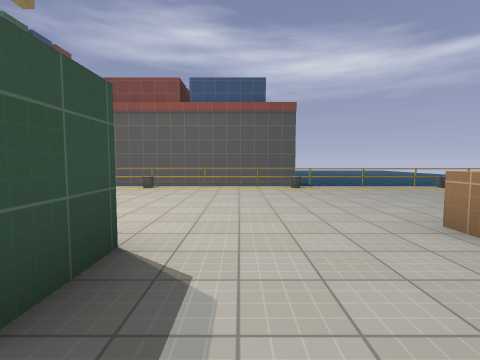
View 1 (above)

24 first-person views from a walk through a Godot game level. The camera is 1.4 m above the floor, tilts 4° down and sees 85° across. The floor is counted in squares, 2 m on a side. Each view is taken from the middle of a square. On the plan, view 1 faces up. The plan holds only what a view shows up to about 9 squares ahead; the rest is blank. The place goes on beyond the plan. Surface patterns are stand-ins for the level's own textures.

View 2
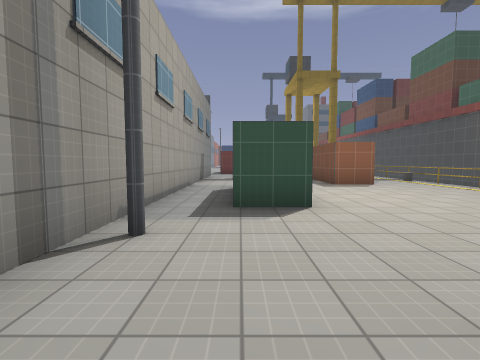

View 3
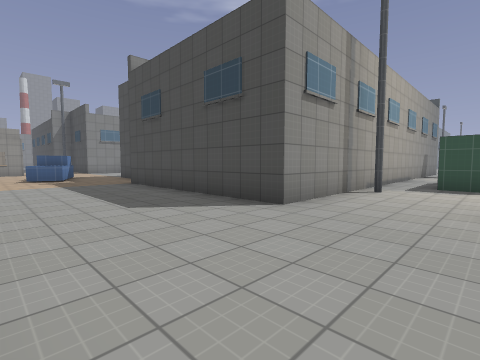

View 4
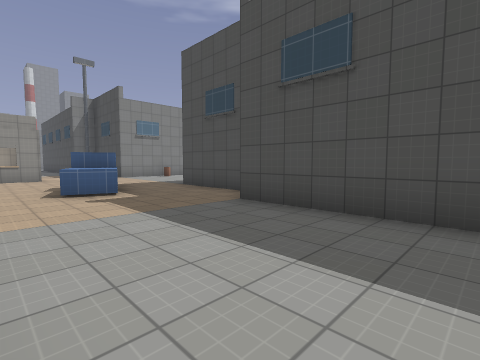

View 5
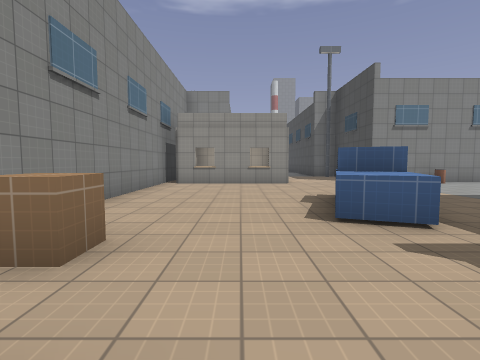

View 6
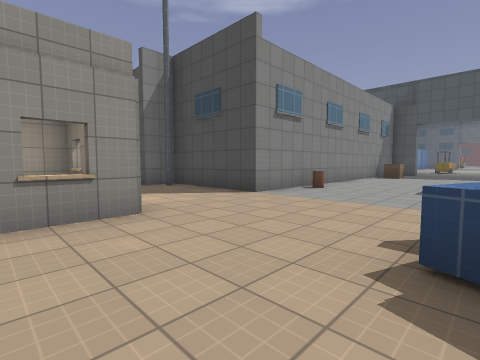

View 7
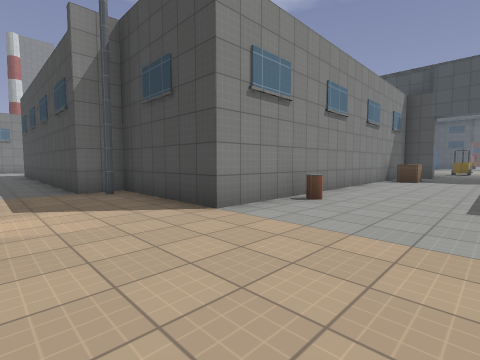

View 8
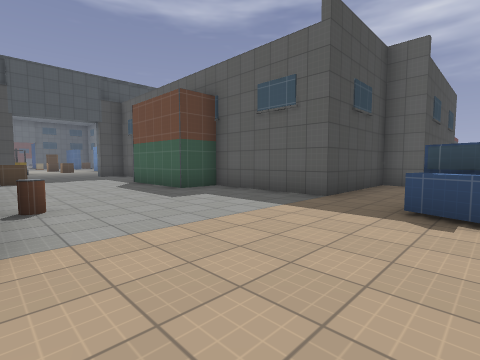

View 9
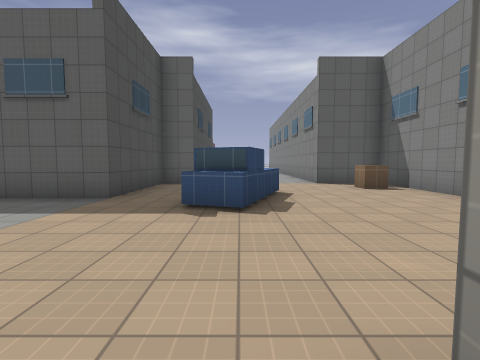

View 10
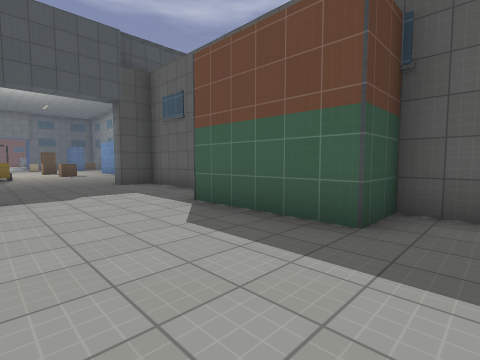

View 11
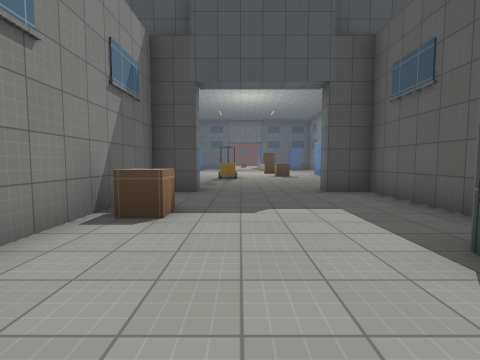

View 12
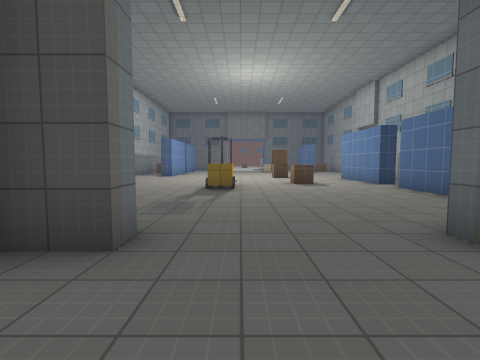

View 13
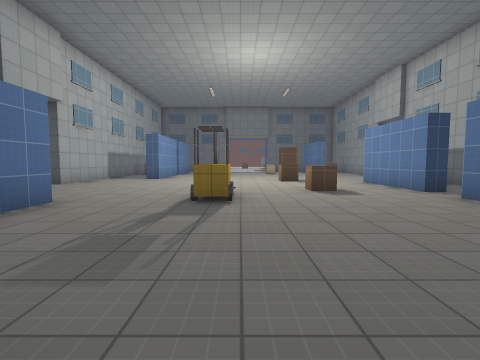

View 14
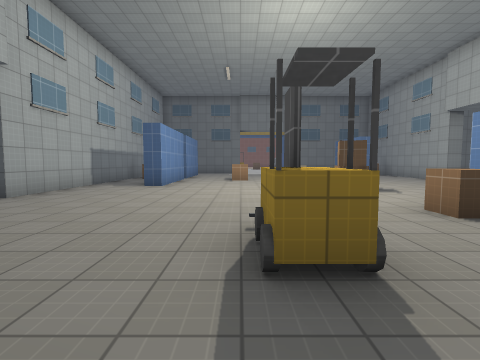

View 15
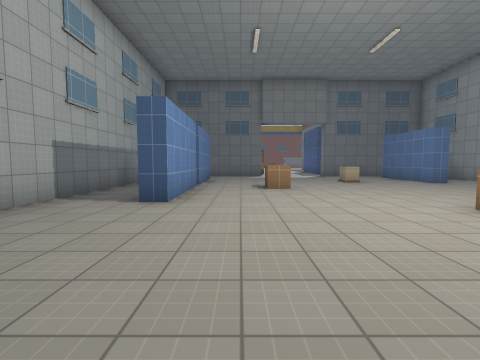

View 16
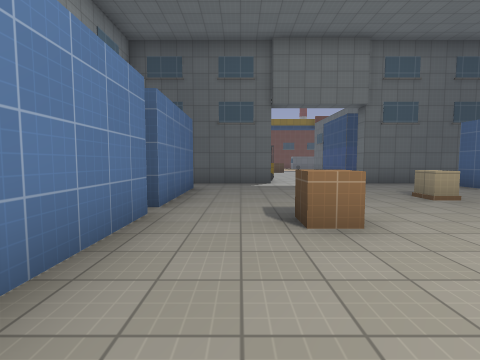

View 17
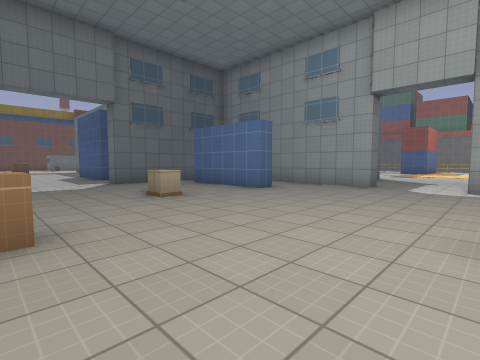

View 18
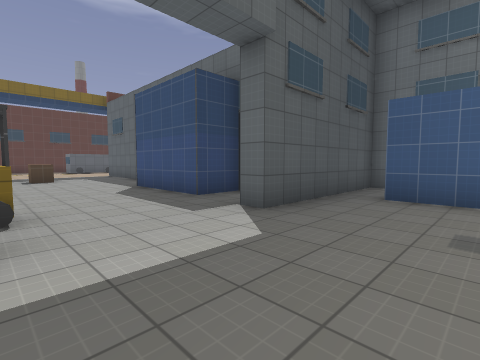

View 19
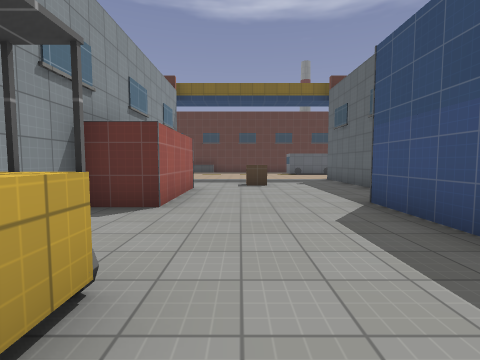

View 20
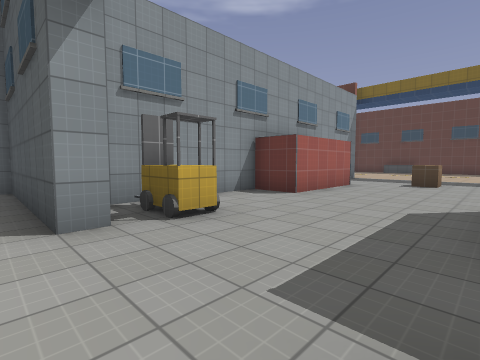

View 21
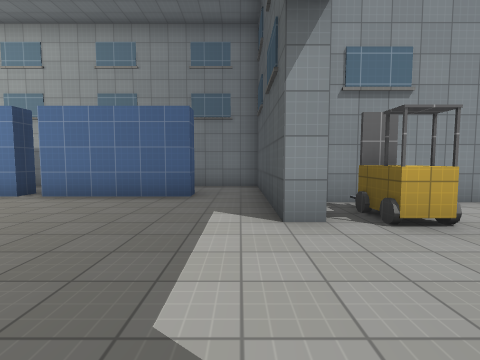

View 22
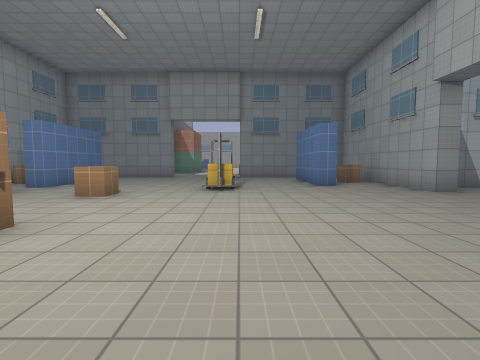

View 23
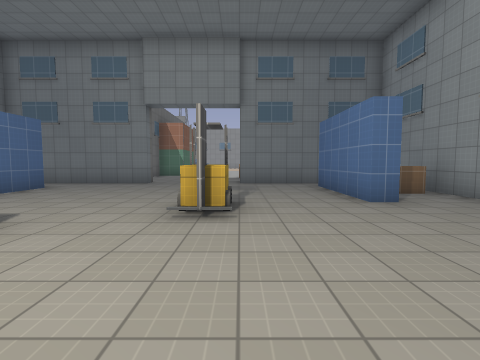

View 24
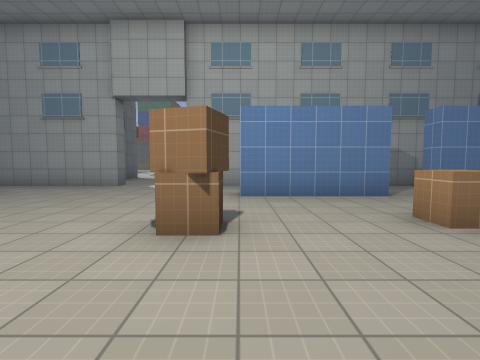

### Floor plan
Points are (right, up) in squares from view 1. A wall is a line through its corners. A room is listed if a view was taken in it or the views show most of it. See-through windows are left out.
Room 1 (view 1)
walls: (-4.5, -0.5) (0.5, -0.5)
ways out: opening at (0, 0) to room 2; opening at (-4, 0)
Room 2 (views 2, 3, 4, 5, 6, 7, 8, 9, 10, 11, 12, 13)
walls: (0.5, -0.5) (3.5, -0.5) (3.5, -6.5) (2.5, -6.5) (2.5, -10) (-1, -10) (-1, -11.2) (-4, -11.2); (4.5, -9.8) (5.5, -10.2) (5.1, -11) (4.5, -10.8); (-1, 2.1) (-1, 0.9); (5.4, -14.4) (9.1, -14.4); (-5.2, -10) (-8, -10) (-8, -11) (-8.5, -11); (9.5, -15.1) (9.5, -6.5) (7.5, -6.5) (7.5, -6); (-5, 5.1) (-5, 3.9); (-8.5, -14) (-8, -14) (-8, -15) (2.5, -15) (2.5, -18.5) (3.5, -18.5) (3.5, -20.5)
ways out: opening at (0, 0) to room 1; opening at (-9, -12) to room 3; opening at (-4, 3)
objects: crate (-5, -14); other object (-2, 7); other object (2, 7); crate (3, 2); other object (4, -11); other object (5, -9) to (6, -9); other object (6, 7); crate (9, -8)
Room 3 (views 14, 15, 16, 17, 18, 19, 20, 21, 22, 23, 24)
walls: (-21.5, -16.8) (-21.5, -16.2) (-18.5, -16.2) (-18.5, -16.8); (-22.5, -8.1) (-22.5, -8.7) (-25.5, -8.7); (-23, -18.5) (-16, -18.5) (-16, -18.9); (-25, -16.8) (-25, -16.2) (-22, -16.2); (-20.5, -5.9) (-20.5, -6.5) (-23.9, -6.5); (-27.1, -14) (-26.5, -14) (-26.5, -18.5) (-24.6, -18.5); (-14, -8.1) (-14, -8.7) (-17, -8.7); (-15.6, -6.5) (-18.5, -6.5); (-12.5, -16.9) (-12.5, -16.2) (-9.5, -16.2); (-14, -19.1) (-14, -18.5) (-9.6, -18.5); (-28.5, -9.5) (-28.5, -10.7) (-31.5, -10.7); (-26.5, -6.5) (-26.5, -11) (-27, -11); (-13, -20.5) (-13, -19.8); (-10, -8.7) (-13, -8.7) (-13, -8.2); (-10.9, -6.5) (-12.8, -6.5); (-8.5, -11) (-8.5, -7.6); (-8.5, -16.6) (-8.5, -14); (-34, -14.2) (-31, -14.2) (-31, -15.5) (-27.5, -15.5); (-34, -9.5) (-36, -9.5)
low walls: (-22.7, -11) (-22.7, -11.5) (-23.4, -11.5)
ways out: opening at (-9, -12) to room 2; opening at (-19.5, -6); gap at (-13.5, -9)
objects: crate (-35, -13); block (-28, -14); crate (-21, -14); crate (-17, -11); crate (-14, -11); block (-13, -14); crate (-11, -18); crate (-11, -7)

Where each view was taken, in squares from view 1:
view 1: 0 up, 0 right, facing up
view 2: 1 up, 3 right, facing left
view 3: 2 up, 7 right, facing down-left
view 4: 3 down, 7 right, facing down-left
view 5: 6 down, 7 right, facing down
view 6: 11 down, 7 right, facing down-left
view 7: 12 down, 5 right, facing down-left
view 8: 15 down, 5 right, facing up-left
view 9: 15 down, 5 right, facing up
view 10: 14 down, 0 right, facing up-left
view 11: 13 down, 2 left, facing left
view 12: 13 down, 6 left, facing left
view 13: 13 down, 8 left, facing left
view 14: 14 down, 11 left, facing left
view 15: 15 down, 14 left, facing left
view 16: 15 down, 18 left, facing left
view 17: 14 down, 18 left, facing up-left
view 18: 14 down, 24 left, facing up-left
view 19: 13 down, 27 left, facing left
view 20: 11 down, 26 left, facing down-left
view 21: 11 down, 26 left, facing down
view 22: 14 down, 20 left, facing right
view 23: 14 down, 17 left, facing right
view 24: 14 down, 17 left, facing up
